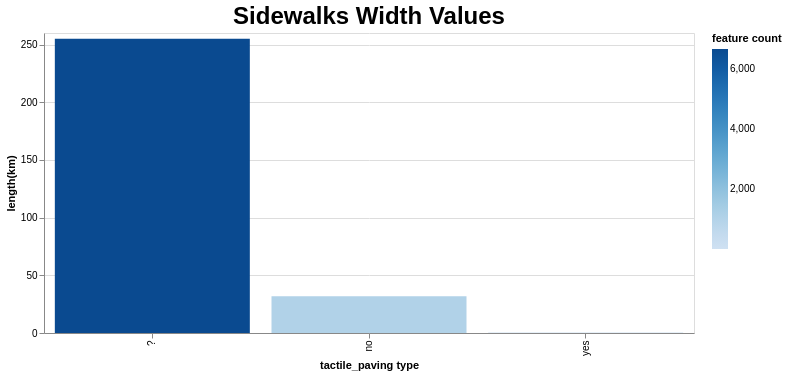

This figure's Vega-Lite source:
### Vega-Lite specification from a JSON file in a GitHub repository (floating-point values rounded to 4 significant figures)
{"config": {"view": {"continuousWidth": 300, "continuousHeight": 300}, "title": {"fontSize": 24}}, "data": {"name": "data-deedaed0c490ff255dbd3fa4dac5c559"}, "mark": {"type": "bar"}, "encoding": {"color": {"field": "feature count", "type": "quantitative"}, "tooltip": {"field": "length(km)", "type": "quantitative"}, "x": {"field": "tactile_paving type", "sort": "-y", "type": "nominal"}, "y": {"field": "length(km)", "type": "quantitative"}}, "height": 300, "params": [{"name": "param_5", "select": {"type": "interval", "encodings": ["x", "y"]}, "bind": "scales"}], "title": "Sidewalks Width Values", "width": 650, "$schema": "https://vega.github.io/schema/vega-lite/v5.8.0.json", "datasets": {"data-deedaed0c490ff255dbd3fa4dac5c559": [{"tactile_paving type": "?", "feature count": 6682, "length(km)": 255.0}, {"tactile_paving type": "no", "feature count": 1069, "length(km)": 31.75}, {"tactile_paving type": "yes", "feature count": 11, "length(km)": 0.3343}]}}
